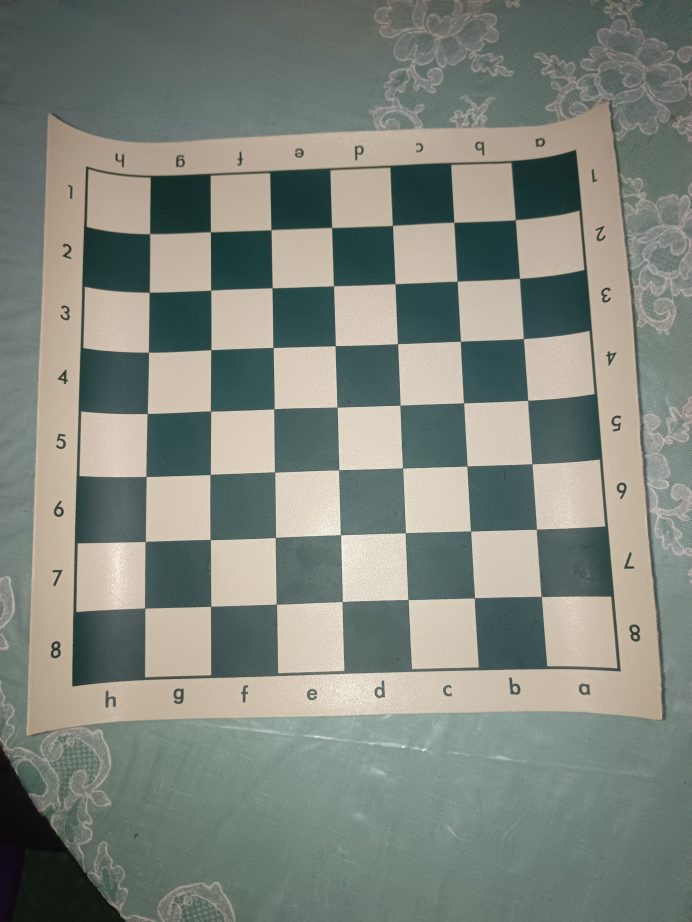
#> input picture mainChess/Board_BlackSide.jpg, 3456 x 4608 px (shown at 1/5 size)
$ python board_setup.py Board_BlackSide.jpg
#> lines starting #> are read from the running program, lines starting #| are printed output that depends on the picture; after the words box and inside, x2 and y2 are one past the last pixel; in counts of white or black regions, pixels touching at a corner belong together
"""
board_setup.py - Steps 2 and 3 to 6 of the pipeline.

What it does with ONE photo of the empty board:
  1. Finds the 4 corners of the board (automatically, or you click them).
  2. Saves the corners to corners.json so you never have to find them again.
  3. Flattens the tilted board into a flat top-down square.
  4. Cuts the flat board into 64 squares named a1 to h8.
  5. Saves a "grid_check.png" so you can SEE if the squares line up.

How to run:
    python board_setup.py your_empty_board_photo.jpg            (tries automatic first)
    python board_setup.py your_empty_board_photo.jpg --click    (you click the corners)

Rules for the photo:
  - White must be at the BOTTOM of the picture (a1 at the bottom-left).
  - The camera must stay in the same place for every later photo and video.

Clicking order (only with --click): a1, then h1, then h8, then a8.
That is: bottom-left, bottom-right, top-right, top-left of the playing area.
Keys in the click window: R = start over, ENTER = accept, ESC = quit.

Needs:  pip install opencv-python numpy
"""

import argparse
import json
import logging
from pathlib import Path

import cv2
import numpy as np

logger = logging.getLogger(__name__)

BOARD_SIZE = 800            # the flat board will be 800 x 800 pixels
SQUARE = BOARD_SIZE // 8    # so every square is 100 x 100 pixels
FILES = "abcdefgh"
CORNER_NAMES = ["a1", "h1", "h8", "a8"]


# ---------- finding the corners ----------

def order_corners(points: np.ndarray | list) -> np.ndarray:
    """Put 4 points in this order: a1 (bottom-left), h1 (bottom-right),
    h8 (top-right), a8 (top-left). Assumes White is at the bottom."""
    pts = np.array(points, dtype=np.float32)
    s = pts.sum(axis=1)                 # x + y
    d = np.diff(pts, axis=1).ravel()    # y - x
    top_left = pts[np.argmin(s)]
    bottom_right = pts[np.argmax(s)]
    top_right = pts[np.argmin(d)]
    bottom_left = pts[np.argmax(d)]
    return np.array([bottom_left, bottom_right, top_right, top_left], dtype=np.float32)


def find_corners_auto(img: np.ndarray) -> np.ndarray | None:
    """Look for the 7 x 7 inner corners of the checkerboard, then work out
    where the 4 outer corners of the playing area must be."""
    h, w = img.shape[:2]
    scale = 1400 / max(h, w)
    small = cv2.resize(img, None, fx=scale, fy=scale)
    gray = cv2.cvtColor(small, cv2.COLOR_BGR2GRAY)
    gray = cv2.createCLAHE(clipLimit=2.0, tileGridSize=(8, 8)).apply(gray)

    found, inner = cv2.findChessboardCornersSB(gray, (7, 7), cv2.CALIB_CB_EXHAUSTIVE | cv2.CALIB_CB_ACCURACY)
    if not found:
        found, inner = cv2.findChessboardCorners(gray, (7, 7),
                                                 cv2.CALIB_CB_ADAPTIVE_THRESH | cv2.CALIB_CB_NORMALIZE_IMAGE)
    if not found:
        return None

    inner = inner.reshape(-1, 2) / scale                       # back to full-size pixels
    ideal = np.array([(c, r) for r in range(1, 8) for c in range(1, 8)], dtype=np.float32)
    H, _ = cv2.findHomography(ideal, inner)                    # ideal grid -> photo
    outer = np.array([[[0, 0], [8, 0], [8, 8], [0, 8]]], dtype=np.float32)
    outer_in_photo = cv2.perspectiveTransform(outer, H)[0]
    return order_corners(outer_in_photo)


# [36 lines left out: function click_corners, not called in this run]


# ---------- flattening and cutting ----------

def flatten_board(img: np.ndarray, corners: np.ndarray) -> np.ndarray:
    """Turn the tilted board into a flat top-down square."""
    target = np.array([[0, BOARD_SIZE - 1], [BOARD_SIZE - 1, BOARD_SIZE - 1],
                       [BOARD_SIZE - 1, 0], [0, 0]], dtype=np.float32)   # a1, h1, h8, a8
    matrix = cv2.getPerspectiveTransform(np.array(corners, dtype=np.float32), target)
    return cv2.warpPerspective(img, matrix, (BOARD_SIZE, BOARD_SIZE))


def square_name(col: int, row: int) -> str:
    """col 0..7 goes left to right (a..h). row 0..7 goes top to bottom (rank 8..1)."""
    return f"{FILES[col]}{8 - row}"


def cut_squares(flat: np.ndarray) -> dict[str, np.ndarray]:
    """Return a dictionary like {'a1': image, 'a2': image, ...} with 64 squares."""
    squares = {}
    for row in range(8):
        for col in range(8):
            y, x = row * SQUARE, col * SQUARE
            squares[square_name(col, row)] = flat[y:y + SQUARE, x:x + SQUARE]
    return squares


def draw_grid(flat: np.ndarray) -> np.ndarray:
    """Draw the grid and square names on a copy of the flat board, for checking."""
    out = flat.copy()
    for i in range(9):
        cv2.line(out, (i * SQUARE, 0), (i * SQUARE, BOARD_SIZE), (0, 0, 255), 1)
        cv2.line(out, (0, i * SQUARE), (BOARD_SIZE, i * SQUARE), (0, 0, 255), 1)
    for row in range(8):
        for col in range(8):
            cv2.putText(out, square_name(col, row), (col * SQUARE + 6, row * SQUARE + 20),
                        cv2.FONT_HERSHEY_SIMPLEX, 0.5, (0, 0, 255), 1)
    return out


def orientation_looks_right(squares: dict[str, np.ndarray]) -> bool:
    """a1 should be a dark square and b1 a light one. Returns True if that is so."""
    a1 = cv2.cvtColor(squares["a1"], cv2.COLOR_BGR2GRAY).mean()
    b1 = cv2.cvtColor(squares["b1"], cv2.COLOR_BGR2GRAY).mean()
    return a1 < b1


# ---------- saving the results ----------

def save_corners(corners: np.ndarray, img_shape: tuple[int, ...], out: Path) -> None:
    """Save the corners and the picture size, so later programs can reuse them."""
    h, w = img_shape[:2]
    data = {n: [float(x), float(y)] for n, (x, y) in zip(CORNER_NAMES, corners)}
    data["image_size"] = [w, h]
    with open(out / "corners.json", "w") as f:
        json.dump(data, f, indent=2)


def save_results(img: np.ndarray, corners: np.ndarray, out: Path) -> None:
    """Save corners.json, the flat board, the grid check, and the 64 squares."""
    save_corners(corners, img.shape, out)
    flat = flatten_board(img, corners)
    squares = cut_squares(flat)
    cv2.imwrite(str(out / "flat_board.png"), flat)
    cv2.imwrite(str(out / "grid_check.png"), draw_grid(flat))
    for name, crop in squares.items():
        cv2.imwrite(str(out / "squares" / f"{name}.png"), crop)
    marked = img.copy()
    for n, (x, y) in zip(CORNER_NAMES, corners):
        cv2.circle(marked, (int(x), int(y)), 25, (0, 0, 255), -1)
        cv2.putText(marked, n, (int(x) + 30, int(y) - 30), cv2.FONT_HERSHEY_SIMPLEX, 3, (0, 0, 255), 6)
    cv2.imwrite(str(out / "corners_marked.jpg"), marked)


# ---------- main ----------

def find_corners(img: np.ndarray, click: bool) -> np.ndarray:
    """Get the board corners automatically, or by clicking, or fail."""
    corners = None
    if not click:
        corners = find_corners_auto(img)
        logger.info("Automatic corner search: %s",
                    "worked" if corners is not None else "did not work, switching to clicking")
    if corners is None:
        corners = click_corners(img)
    return corners


def main() -> None:
    logging.basicConfig(level=logging.INFO, format="%(message)s")
    parser = argparse.ArgumentParser(description="Find the board, flatten it, and cut it into 64 squares.")
    parser.add_argument("photo", help="photo of the EMPTY board (White at the bottom)")
    parser.add_argument("--click", action="store_true", help="click the corners yourself")
    parser.add_argument("--out", default="setup_output", help="folder for the results (default: setup_output)")
    args = parser.parse_args()

    img = cv2.imread(args.photo)
#> img is the input picture: shape (4608, 3456, 3); mean B, G, R 125.3, 134.3, 128.7
    if img is None:
        raise SystemExit(f"I could not open '{args.photo}'.")

    corners = find_corners(img, args.click)
#> in find_corners_auto, `gray = cv2.cvtColor(small, cv2.COLOR_BGR2GRAY)`:
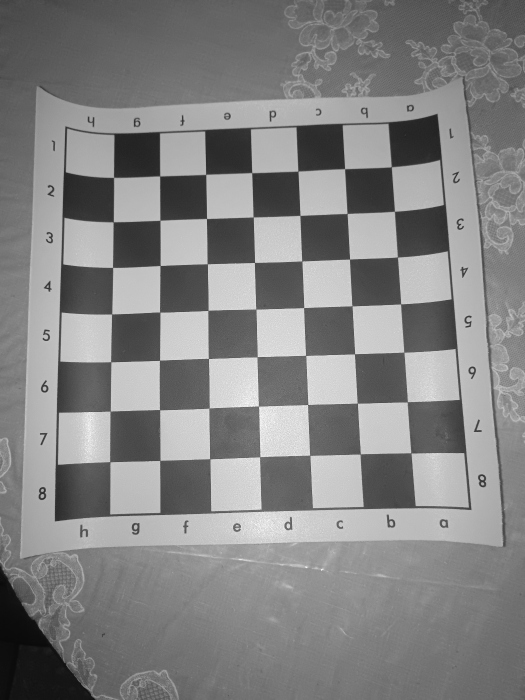
#> gray: shape (1400, 1050) (shown at 1/2 size); min 8, max 254, mean 131.5
#> in find_corners_auto, `gray = cv2.createCLAHE(clipLimit=2.0, tileGridSize=(8, 8)).apply(gray)`:
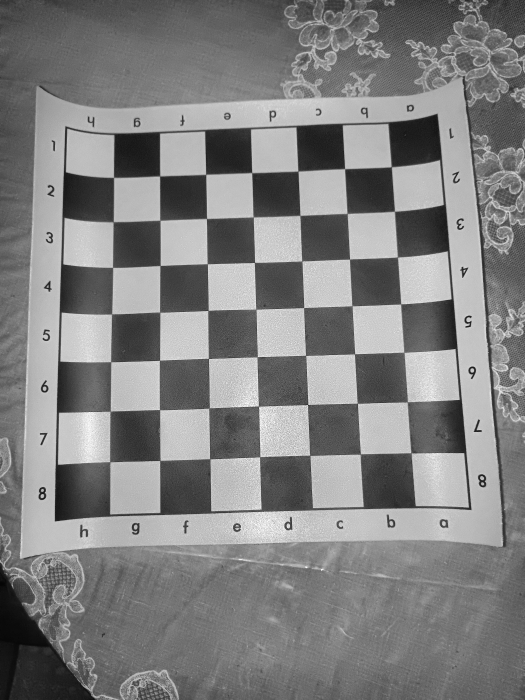
#> gray: shape (1400, 1050) (shown at 1/2 size); min 4, max 255, mean 128.7
#> in find_corners_auto, `found, inner = cv2.findChessboardCornersSB(gray, (7, 7), cv2.CALIB_CB_..`: found = False
#> in find_corners_auto, `found, inner = cv2.findChessboardCorners(gray, (7, 7), cv2.CALIB_CB_AD..`: found = True; inner = 49 rows, first 8: [782.9, 334], [789.1, 422.9], [795.3, 514.4], [801.7, 608.3], [808.3, 704.8], [815.2, 804.2], [822.4, 906.1], [689.7, 337.9]
#> in find_corners_auto, `inner = inner.reshape(-1, 2) / scale`: inner = 49 pairs, first value 724.4 to 2706.8, second value 1099.2 to 3040.4
#> in find_corners_auto, `H, _ = cv2.findHomography(ideal, inner)`: H = [[-13.72, -299.8, 2859.6], [270.7, 12.8, 806.1], [-0.0129, 0.00119, 1]]
#> in find_corners_auto, `outer_in_photo = cv2.perspectiveTransform(outer, H)[0]`: outer_in_photo = [[2859.6, 806.1], [3067.5, 3314.8], [388.1, 3393], [457, 899.9]]
#> in order_corners, `pts = np.array(points, dtype=np.float32)`: pts has the same summary as outer_in_photo in find_corners_auto
#> in order_corners, `s = pts.sum(axis=1)`: s = [3665.7, 6382.3, 3781, 1356.9]
#> in order_corners, `d = np.diff(pts, axis=1).ravel()`: d = [-2053.5, 247.3, 3004.9, 443]
#> in order_corners, `top_left = pts[np.argmin(s)]`: top_left = [457, 899.9]
#> in order_corners, `bottom_right = pts[np.argmax(s)]`: bottom_right = [3067.5, 3314.8]
#> in order_corners, `top_right = pts[np.argmin(d)]`: top_right = [2859.6, 806.1]
#> in order_corners, `bottom_left = pts[np.argmax(d)]`: bottom_left = [388.1, 3393]
#> in find_corners, `corners = find_corners_auto(img)`: corners = [[388.1, 3393], [3067.5, 3314.8], [2859.6, 806.1], [457, 899.9]]
    out = Path(args.out)
    (out / "squares").mkdir(parents=True, exist_ok=True)
    save_results(img, corners, out)
#> in save_corners, `data = {n: [float(x), float(y)] for n, (x, y) in zip(CORNER_NAMES, cor..`: data = {'a1': [388.1, 3393], 'h1': [3067.5, 3314.8], 'h8': [2859.6, 806.1], 'a8': [457, 899.9]}
#> in flatten_board, `matrix = cv2.getPerspectiveTransform(np.array(corners, dtype=np.float3..`: matrix = [[0.352, 0.00972, -169.4], [0.0146, 0.374, -343.2], [6.03e-06, 4.81e-05, 1]]
#> in flatten_board, `return cv2.warpPerspective(img, matrix, (BOARD_SIZE, BOARD_SIZE))`:
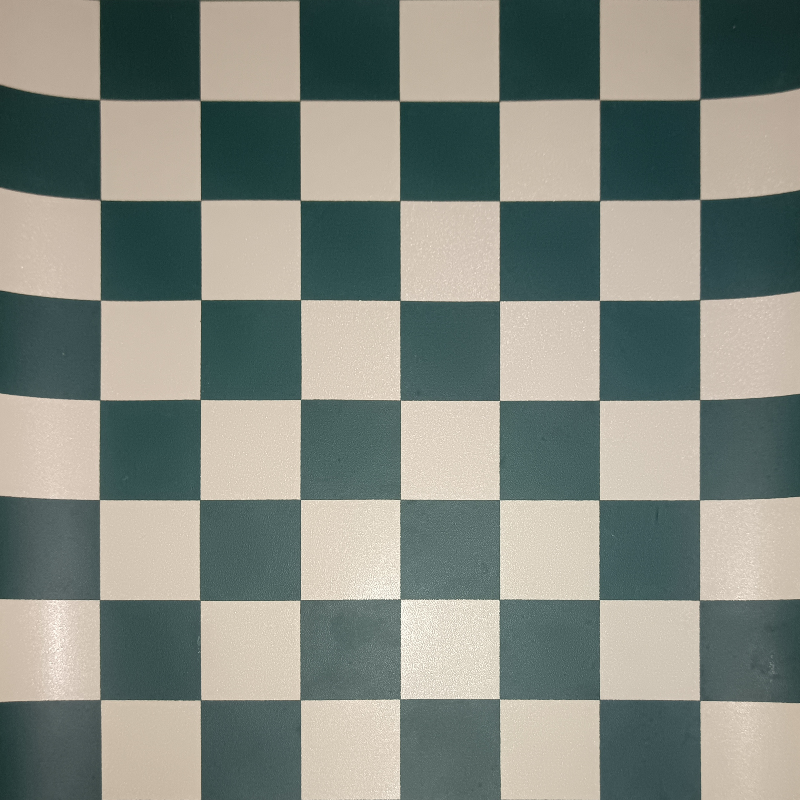
#> returned value: shape (800, 800, 3); mean of channels 0, 1, 2 129.3, 138, 132.1; drawn as B, G, R
#> after the loop in cut_squares, `for row in range(8):`: squares = 64 items
#> after the loop in draw_grid, `for i in range(9):`:
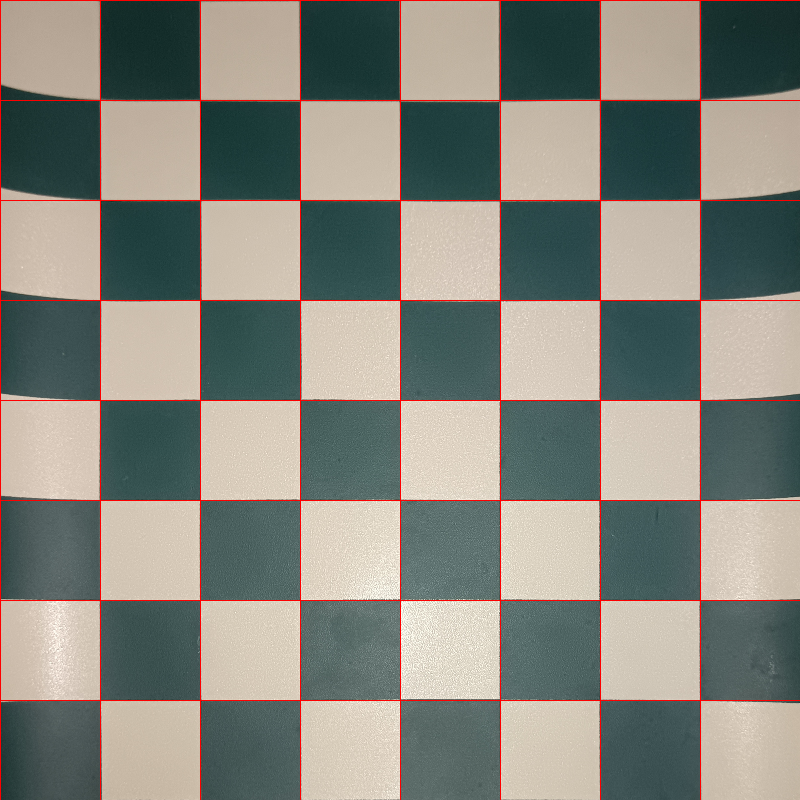
#> out: shape (800, 800, 3); 1.99% of pixels changed, all inside (x1, y1, x2, y2) = (0, 0, 800, 800)
#> after the loop in draw_grid, `for row in range(8):`:
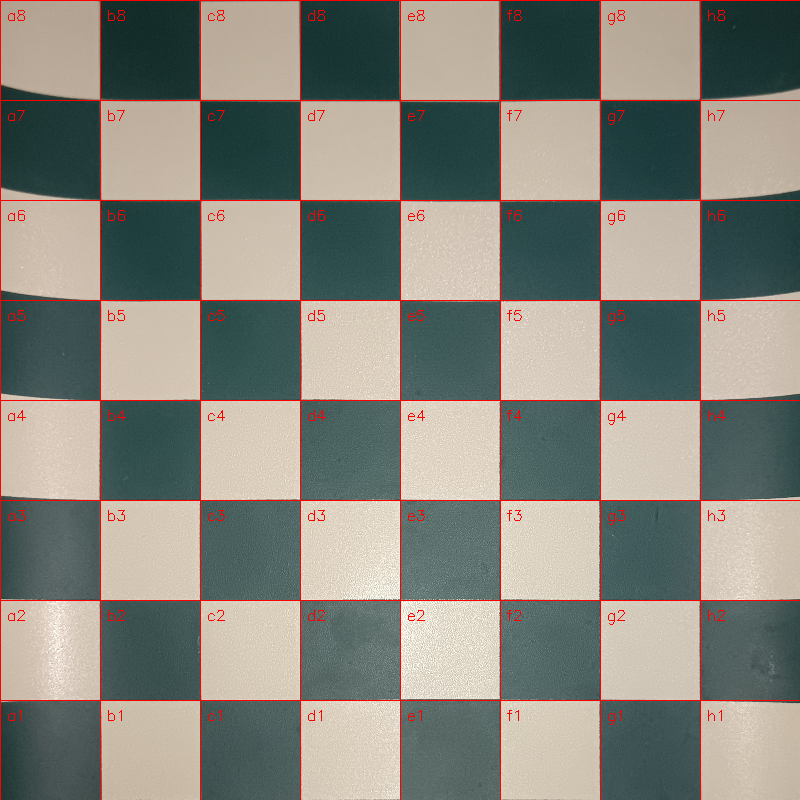
#> out: shape (800, 800, 3); 0.47% of pixels changed, all inside (x1, y1, x2, y2) = (8, 10, 726, 725)
#> the loop in save_results, `for name, crop in squares.items():` made 64 passes
#> name on passes 1 to 12: 'a8', 'b8', 'c8', 'd8', 'e8', 'f8', 'g8', 'h8', 'a7', 'b7', 'c7', 'd7'
#> pass 1, in save_results, `cv2.imwrite(str(out / "squares" / f"{name}.png"), crop)`:
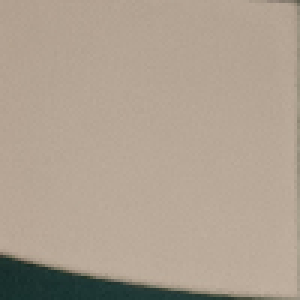
#> saved as a8.png: shape (100, 100, 3) (shown 3 times larger); mean B, G, R 144.6, 160, 174
#> pass 2, in save_results, `cv2.imwrite(str(out / "squares" / f"{name}.png"), crop)`:
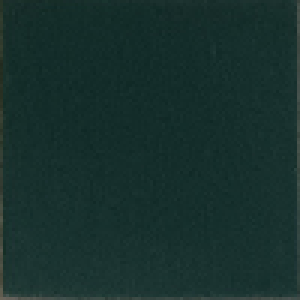
#> saved as b8.png: shape (100, 100, 3) (shown 3 times larger); mean B, G, R 44.9, 48.2, 23.7
#> the loop in save_results, `for n, (x, y) in zip(CORNER_NAMES, corners):` made 4 passes

    logger.info("Saved results in: %s", out.resolve())
    logger.info("  corners.json, flat_board.png, grid_check.png, corners_marked.jpg, squares/a1.png ... h8.png")
    flat = flatten_board(img, corners)
    if not orientation_looks_right(cut_squares(flat)):
#> in orientation_looks_right, `a1 = cv2.cvtColor(squares["a1"], cv2.COLOR_BGR2GRAY).mean()`: a1 = 75.86
#> in orientation_looks_right, `b1 = cv2.cvtColor(squares["b1"], cv2.COLOR_BGR2GRAY).mean()`: b1 = 188.2
        logger.warning("a1 should be a dark square. The board may be turned around.")
        logger.warning("         Check that White is at the bottom, or use --click and click a1 first.")


if __name__ == "__main__":
    main()
